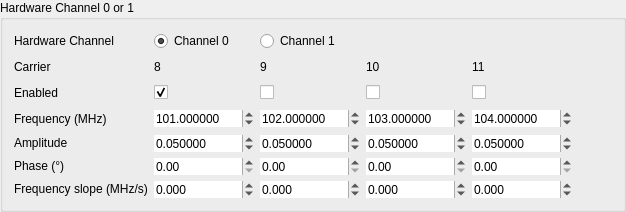
     <widget class="QGroupBox" name="groupBox_HW0_2">
      <property name="sizePolicy">
       <sizepolicy hsizetype="Preferred" vsizetype="Preferred">
        <horstretch>0</horstretch>
        <verstretch>0</verstretch>
       </sizepolicy>
      </property>
      <property name="minimumSize">
       <size>
        <width>0</width>
        <height>0</height>
       </size>
      </property>
      <property name="title">
       <string>Hardware Channel 0 or 1</string>
      </property>
      <property name="alignment">
       <set>Qt::AlignLeading|Qt::AlignLeft|Qt::AlignTop</set>
      </property>
      <layout class="QGridLayout" name="gridLayout_3">
       <item row="5" column="1">
        <widget class="QDoubleSpinBox" name="phase_8">
         <property name="sizePolicy">
          <sizepolicy hsizetype="Fixed" vsizetype="Fixed">
           <horstretch>0</horstretch>
           <verstretch>0</verstretch>
          </sizepolicy>
         </property>
         <property name="minimumSize">
          <size>
           <width>100</width>
           <height>0</height>
          </size>
         </property>
         <property name="frame">
          <bool>false</bool>
         </property>
         <property name="suffix">
          <string/>
         </property>
         <property name="decimals">
          <number>2</number>
         </property>
         <property name="maximum">
          <double>360.000000000000000</double>
         </property>
         <property name="singleStep">
          <double>0.100000000000000</double>
         </property>
        </widget>
       </item>
       <item row="1" column="2">
        <widget class="QLabel" name="label_core_9">
         <property name="text">
          <string>9</string>
         </property>
        </widget>
       </item>
       <item row="2" column="0">
        <widget class="QLabel" name="label_enabled_2">
         <property name="sizePolicy">
          <sizepolicy hsizetype="Fixed" vsizetype="Preferred">
           <horstretch>0</horstretch>
           <verstretch>0</verstretch>
          </sizepolicy>
         </property>
         <property name="minimumSize">
          <size>
           <width>120</width>
           <height>20</height>
          </size>
         </property>
         <property name="text">
          <string>Enabled</string>
         </property>
        </widget>
       </item>
       <item row="1" column="3">
        <widget class="QLabel" name="label_core_10">
         <property name="text">
          <string>10</string>
         </property>
        </widget>
       </item>
       <item row="6" column="4">
        <widget class="QDoubleSpinBox" name="frequencySlope_11">
         <property name="sizePolicy">
          <sizepolicy hsizetype="Fixed" vsizetype="Fixed">
           <horstretch>0</horstretch>
           <verstretch>0</verstretch>
          </sizepolicy>
         </property>
         <property name="minimumSize">
          <size>
           <width>100</width>
           <height>0</height>
          </size>
         </property>
         <property name="frame">
          <bool>false</bool>
         </property>
         <property name="suffix">
          <string/>
         </property>
         <property name="decimals">
          <number>3</number>
         </property>
         <property name="minimum">
          <double>-1250.000000000000000</double>
         </property>
         <property name="maximum">
          <double>1250.000000000000000</double>
         </property>
         <property name="singleStep">
          <double>10.000000000000000</double>
         </property>
        </widget>
       </item>
       <item row="2" column="2">
        <widget class="QCheckBox" name="enable_9">
         <property name="sizePolicy">
          <sizepolicy hsizetype="Fixed" vsizetype="Fixed">
           <horstretch>0</horstretch>
           <verstretch>0</verstretch>
          </sizepolicy>
         </property>
         <property name="minimumSize">
          <size>
           <width>100</width>
           <height>0</height>
          </size>
         </property>
         <property name="text">
          <string/>
         </property>
         <property name="checked">
          <bool>false</bool>
         </property>
        </widget>
       </item>
       <item row="5" column="3">
        <widget class="QDoubleSpinBox" name="phase_10">
         <property name="sizePolicy">
          <sizepolicy hsizetype="Fixed" vsizetype="Fixed">
           <horstretch>0</horstretch>
           <verstretch>0</verstretch>
          </sizepolicy>
         </property>
         <property name="minimumSize">
          <size>
           <width>100</width>
           <height>0</height>
          </size>
         </property>
         <property name="frame">
          <bool>false</bool>
         </property>
         <property name="suffix">
          <string/>
         </property>
         <property name="decimals">
          <number>2</number>
         </property>
         <property name="maximum">
          <double>360.000000000000000</double>
         </property>
         <property name="singleStep">
          <double>0.100000000000000</double>
         </property>
        </widget>
       </item>
       <item row="3" column="2">
        <widget class="QDoubleSpinBox" name="frequency_9">
         <property name="sizePolicy">
          <sizepolicy hsizetype="Fixed" vsizetype="Fixed">
           <horstretch>0</horstretch>
           <verstretch>0</verstretch>
          </sizepolicy>
         </property>
         <property name="minimumSize">
          <size>
           <width>100</width>
           <height>0</height>
          </size>
         </property>
         <property name="frame">
          <bool>false</bool>
         </property>
         <property name="suffix">
          <string/>
         </property>
         <property name="decimals">
          <number>6</number>
         </property>
         <property name="maximum">
          <double>1250.000000000000000</double>
         </property>
         <property name="value">
          <double>102.000000000000000</double>
         </property>
        </widget>
       </item>
       <item row="1" column="1">
        <widget class="QLabel" name="label_core_8">
         <property name="text">
          <string>8</string>
         </property>
        </widget>
       </item>
       <item row="1" column="4">
        <widget class="QLabel" name="label_core_11">
         <property name="text">
          <string>11</string>
         </property>
        </widget>
       </item>
       <item row="3" column="4">
        <widget class="QDoubleSpinBox" name="frequency_11">
         <property name="sizePolicy">
          <sizepolicy hsizetype="Fixed" vsizetype="Fixed">
           <horstretch>0</horstretch>
           <verstretch>0</verstretch>
          </sizepolicy>
         </property>
         <property name="minimumSize">
          <size>
           <width>100</width>
           <height>0</height>
          </size>
         </property>
         <property name="frame">
          <bool>false</bool>
         </property>
         <property name="suffix">
          <string/>
         </property>
         <property name="decimals">
          <number>6</number>
         </property>
         <property name="maximum">
          <double>1250.000000000000000</double>
         </property>
         <property name="value">
          <double>104.000000000000000</double>
         </property>
        </widget>
       </item>
       <item row="5" column="2">
        <widget class="QDoubleSpinBox" name="phase_9">
         <property name="sizePolicy">
          <sizepolicy hsizetype="Fixed" vsizetype="Fixed">
           <horstretch>0</horstretch>
           <verstretch>0</verstretch>
          </sizepolicy>
         </property>
         <property name="minimumSize">
          <size>
           <width>100</width>
           <height>0</height>
          </size>
         </property>
         <property name="frame">
          <bool>false</bool>
         </property>
         <property name="suffix">
          <string/>
         </property>
         <property name="decimals">
          <number>2</number>
         </property>
         <property name="maximum">
          <double>360.000000000000000</double>
         </property>
         <property name="singleStep">
          <double>0.100000000000000</double>
         </property>
        </widget>
       </item>
       <item row="5" column="4">
        <widget class="QDoubleSpinBox" name="phase_11">
         <property name="sizePolicy">
          <sizepolicy hsizetype="Fixed" vsizetype="Fixed">
           <horstretch>0</horstretch>
           <verstretch>0</verstretch>
          </sizepolicy>
         </property>
         <property name="minimumSize">
          <size>
           <width>100</width>
           <height>0</height>
          </size>
         </property>
         <property name="frame">
          <bool>false</bool>
         </property>
         <property name="suffix">
          <string/>
         </property>
         <property name="decimals">
          <number>2</number>
         </property>
         <property name="maximum">
          <double>360.000000000000000</double>
         </property>
         <property name="singleStep">
          <double>0.100000000000000</double>
         </property>
        </widget>
       </item>
       <item row="4" column="0">
        <widget class="QLabel" name="label_ampl_2">
         <property name="sizePolicy">
          <sizepolicy hsizetype="Preferred" vsizetype="Fixed">
           <horstretch>0</horstretch>
           <verstretch>0</verstretch>
          </sizepolicy>
         </property>
         <property name="minimumSize">
          <size>
           <width>120</width>
           <height>0</height>
          </size>
         </property>
         <property name="text">
          <string>Amplitude</string>
         </property>
        </widget>
       </item>
       <item row="6" column="0">
        <widget class="QLabel" name="label_freq_slope_2">
         <property name="sizePolicy">
          <sizepolicy hsizetype="Preferred" vsizetype="Fixed">
           <horstretch>0</horstretch>
           <verstretch>0</verstretch>
          </sizepolicy>
         </property>
         <property name="minimumSize">
          <size>
           <width>120</width>
           <height>0</height>
          </size>
         </property>
         <property name="text">
          <string>Frequency slope (MHz/s)</string>
         </property>
        </widget>
       </item>
       <item row="3" column="0">
        <widget class="QLabel" name="label_freq_2">
         <property name="sizePolicy">
          <sizepolicy hsizetype="Preferred" vsizetype="Fixed">
           <horstretch>0</horstretch>
           <verstretch>0</verstretch>
          </sizepolicy>
         </property>
         <property name="minimumSize">
          <size>
           <width>120</width>
           <height>0</height>
          </size>
         </property>
         <property name="text">
          <string>Frequency (MHz)</string>
         </property>
        </widget>
       </item>
       <item row="5" column="0">
        <widget class="QLabel" name="label_phas_2">
         <property name="sizePolicy">
          <sizepolicy hsizetype="Preferred" vsizetype="Fixed">
           <horstretch>0</horstretch>
           <verstretch>0</verstretch>
          </sizepolicy>
         </property>
         <property name="minimumSize">
          <size>
           <width>120</width>
           <height>0</height>
          </size>
         </property>
         <property name="text">
          <string>Phase (°)</string>
         </property>
        </widget>
       </item>
       <item row="3" column="1">
        <widget class="QDoubleSpinBox" name="frequency_8">
         <property name="sizePolicy">
          <sizepolicy hsizetype="Fixed" vsizetype="Fixed">
           <horstretch>0</horstretch>
           <verstretch>0</verstretch>
          </sizepolicy>
         </property>
         <property name="minimumSize">
          <size>
           <width>100</width>
           <height>0</height>
          </size>
         </property>
         <property name="frame">
          <bool>false</bool>
         </property>
         <property name="suffix">
          <string/>
         </property>
         <property name="decimals">
          <number>6</number>
         </property>
         <property name="maximum">
          <double>1250.000000000000000</double>
         </property>
         <property name="value">
          <double>101.000000000000000</double>
         </property>
        </widget>
       </item>
       <item row="3" column="3">
        <widget class="QDoubleSpinBox" name="frequency_10">
         <property name="sizePolicy">
          <sizepolicy hsizetype="Fixed" vsizetype="Fixed">
           <horstretch>0</horstretch>
           <verstretch>0</verstretch>
          </sizepolicy>
         </property>
         <property name="minimumSize">
          <size>
           <width>100</width>
           <height>0</height>
          </size>
         </property>
         <property name="frame">
          <bool>false</bool>
         </property>
         <property name="suffix">
          <string/>
         </property>
         <property name="decimals">
          <number>6</number>
         </property>
         <property name="maximum">
          <double>1250.000000000000000</double>
         </property>
         <property name="value">
          <double>103.000000000000000</double>
         </property>
        </widget>
       </item>
       <item row="4" column="4">
        <widget class="QDoubleSpinBox" name="amplitude_11">
         <property name="sizePolicy">
          <sizepolicy hsizetype="Fixed" vsizetype="Fixed">
           <horstretch>0</horstretch>
           <verstretch>0</verstretch>
          </sizepolicy>
         </property>
         <property name="minimumSize">
          <size>
           <width>100</width>
           <height>0</height>
          </size>
         </property>
         <property name="frame">
          <bool>false</bool>
         </property>
         <property name="decimals">
          <number>6</number>
         </property>
         <property name="maximum">
          <double>1.000000000000000</double>
         </property>
         <property name="singleStep">
          <double>0.001000000000000</double>
         </property>
         <property name="value">
          <double>0.050000000000000</double>
         </property>
        </widget>
       </item>
       <item row="4" column="3">
        <widget class="QDoubleSpinBox" name="amplitude_10">
         <property name="sizePolicy">
          <sizepolicy hsizetype="Fixed" vsizetype="Fixed">
           <horstretch>0</horstretch>
           <verstretch>0</verstretch>
          </sizepolicy>
         </property>
         <property name="minimumSize">
          <size>
           <width>100</width>
           <height>0</height>
          </size>
         </property>
         <property name="frame">
          <bool>false</bool>
         </property>
         <property name="decimals">
          <number>6</number>
         </property>
         <property name="maximum">
          <double>1.000000000000000</double>
         </property>
         <property name="singleStep">
          <double>0.001000000000000</double>
         </property>
         <property name="value">
          <double>0.050000000000000</double>
         </property>
        </widget>
       </item>
       <item row="6" column="2">
        <widget class="QDoubleSpinBox" name="frequencySlope_9">
         <property name="sizePolicy">
          <sizepolicy hsizetype="Fixed" vsizetype="Fixed">
           <horstretch>0</horstretch>
           <verstretch>0</verstretch>
          </sizepolicy>
         </property>
         <property name="minimumSize">
          <size>
           <width>100</width>
           <height>0</height>
          </size>
         </property>
         <property name="frame">
          <bool>false</bool>
         </property>
         <property name="suffix">
          <string/>
         </property>
         <property name="decimals">
          <number>3</number>
         </property>
         <property name="minimum">
          <double>-1250.000000000000000</double>
         </property>
         <property name="maximum">
          <double>1250.000000000000000</double>
         </property>
         <property name="singleStep">
          <double>10.000000000000000</double>
         </property>
        </widget>
       </item>
       <item row="4" column="2">
        <widget class="QDoubleSpinBox" name="amplitude_9">
         <property name="sizePolicy">
          <sizepolicy hsizetype="Fixed" vsizetype="Fixed">
           <horstretch>0</horstretch>
           <verstretch>0</verstretch>
          </sizepolicy>
         </property>
         <property name="minimumSize">
          <size>
           <width>100</width>
           <height>0</height>
          </size>
         </property>
         <property name="frame">
          <bool>false</bool>
         </property>
         <property name="decimals">
          <number>6</number>
         </property>
         <property name="maximum">
          <double>1.000000000000000</double>
         </property>
         <property name="singleStep">
          <double>0.001000000000000</double>
         </property>
         <property name="value">
          <double>0.050000000000000</double>
         </property>
        </widget>
       </item>
       <item row="6" column="3">
        <widget class="QDoubleSpinBox" name="frequencySlope_10">
         <property name="sizePolicy">
          <sizepolicy hsizetype="Fixed" vsizetype="Fixed">
           <horstretch>0</horstretch>
           <verstretch>0</verstretch>
          </sizepolicy>
         </property>
         <property name="minimumSize">
          <size>
           <width>100</width>
           <height>0</height>
          </size>
         </property>
         <property name="frame">
          <bool>false</bool>
         </property>
         <property name="suffix">
          <string/>
         </property>
         <property name="decimals">
          <number>3</number>
         </property>
         <property name="minimum">
          <double>-1250.000000000000000</double>
         </property>
         <property name="maximum">
          <double>1250.000000000000000</double>
         </property>
         <property name="singleStep">
          <double>10.000000000000000</double>
         </property>
        </widget>
       </item>
       <item row="6" column="1">
        <widget class="QDoubleSpinBox" name="frequencySlope_8">
         <property name="sizePolicy">
          <sizepolicy hsizetype="Fixed" vsizetype="Fixed">
           <horstretch>0</horstretch>
           <verstretch>0</verstretch>
          </sizepolicy>
         </property>
         <property name="minimumSize">
          <size>
           <width>100</width>
           <height>0</height>
          </size>
         </property>
         <property name="frame">
          <bool>false</bool>
         </property>
         <property name="suffix">
          <string/>
         </property>
         <property name="decimals">
          <number>3</number>
         </property>
         <property name="minimum">
          <double>-1250.000000000000000</double>
         </property>
         <property name="maximum">
          <double>1250.000000000000000</double>
         </property>
         <property name="singleStep">
          <double>10.000000000000000</double>
         </property>
        </widget>
       </item>
       <item row="4" column="1">
        <widget class="QDoubleSpinBox" name="amplitude_8">
         <property name="sizePolicy">
          <sizepolicy hsizetype="Fixed" vsizetype="Fixed">
           <horstretch>0</horstretch>
           <verstretch>0</verstretch>
          </sizepolicy>
         </property>
         <property name="minimumSize">
          <size>
           <width>100</width>
           <height>0</height>
          </size>
         </property>
         <property name="frame">
          <bool>false</bool>
         </property>
         <property name="decimals">
          <number>6</number>
         </property>
         <property name="maximum">
          <double>1.000000000000000</double>
         </property>
         <property name="singleStep">
          <double>0.001000000000000</double>
         </property>
         <property name="value">
          <double>0.050000000000000</double>
         </property>
        </widget>
       </item>
       <item row="2" column="4">
        <widget class="QCheckBox" name="enable_11">
         <property name="sizePolicy">
          <sizepolicy hsizetype="Fixed" vsizetype="Fixed">
           <horstretch>0</horstretch>
           <verstretch>0</verstretch>
          </sizepolicy>
         </property>
         <property name="minimumSize">
          <size>
           <width>100</width>
           <height>0</height>
          </size>
         </property>
         <property name="text">
          <string/>
         </property>
         <property name="checked">
          <bool>false</bool>
         </property>
        </widget>
       </item>
       <item row="2" column="1">
        <widget class="QCheckBox" name="enable_8">
         <property name="sizePolicy">
          <sizepolicy hsizetype="Fixed" vsizetype="Fixed">
           <horstretch>0</horstretch>
           <verstretch>0</verstretch>
          </sizepolicy>
         </property>
         <property name="minimumSize">
          <size>
           <width>100</width>
           <height>0</height>
          </size>
         </property>
         <property name="text">
          <string/>
         </property>
         <property name="checked">
          <bool>true</bool>
         </property>
        </widget>
       </item>
       <item row="1" column="0">
        <widget class="QLabel" name="label_carrier_2">
         <property name="sizePolicy">
          <sizepolicy hsizetype="Preferred" vsizetype="Fixed">
           <horstretch>0</horstretch>
           <verstretch>0</verstretch>
          </sizepolicy>
         </property>
         <property name="minimumSize">
          <size>
           <width>120</width>
           <height>20</height>
          </size>
         </property>
         <property name="text">
          <string>Carrier</string>
         </property>
        </widget>
       </item>
       <item row="2" column="3">
        <widget class="QCheckBox" name="enable_10">
         <property name="sizePolicy">
          <sizepolicy hsizetype="Fixed" vsizetype="Fixed">
           <horstretch>0</horstretch>
           <verstretch>0</verstretch>
          </sizepolicy>
         </property>
         <property name="minimumSize">
          <size>
           <width>100</width>
           <height>0</height>
          </size>
         </property>
         <property name="text">
          <string/>
         </property>
         <property name="checked">
          <bool>false</bool>
         </property>
        </widget>
       </item>
       <item row="3" column="5">
        <spacer name="horizontalSpacer">
         <property name="orientation">
          <enum>Qt::Horizontal</enum>
         </property>
         <property name="sizeHint" stdset="0">
          <size>
           <width>40</width>
           <height>20</height>
          </size>
         </property>
        </spacer>
       </item>
       <item row="0" column="1">
        <widget class="QRadioButton" name="radioButton_01_0">
         <property name="text">
          <string>Channel 0</string>
         </property>
         <property name="checked">
          <bool>true</bool>
         </property>
         <attribute name="buttonGroup">
          <string notr="true">buttonGroup_01</string>
         </attribute>
        </widget>
       </item>
       <item row="0" column="2">
        <widget class="QRadioButton" name="radioButton_01_1">
         <property name="text">
          <string>Channel 1</string>
         </property>
         <attribute name="buttonGroup">
          <string notr="true">buttonGroup_01</string>
         </attribute>
        </widget>
       </item>
       <item row="0" column="0">
        <widget class="QLabel" name="label_carrier_4">
         <property name="sizePolicy">
          <sizepolicy hsizetype="Preferred" vsizetype="Fixed">
           <horstretch>0</horstretch>
           <verstretch>0</verstretch>
          </sizepolicy>
         </property>
         <property name="minimumSize">
          <size>
           <width>120</width>
           <height>20</height>
          </size>
         </property>
         <property name="text">
          <string>Hardware Channel</string>
         </property>
        </widget>
       </item>
      </layout>
     </widget>
